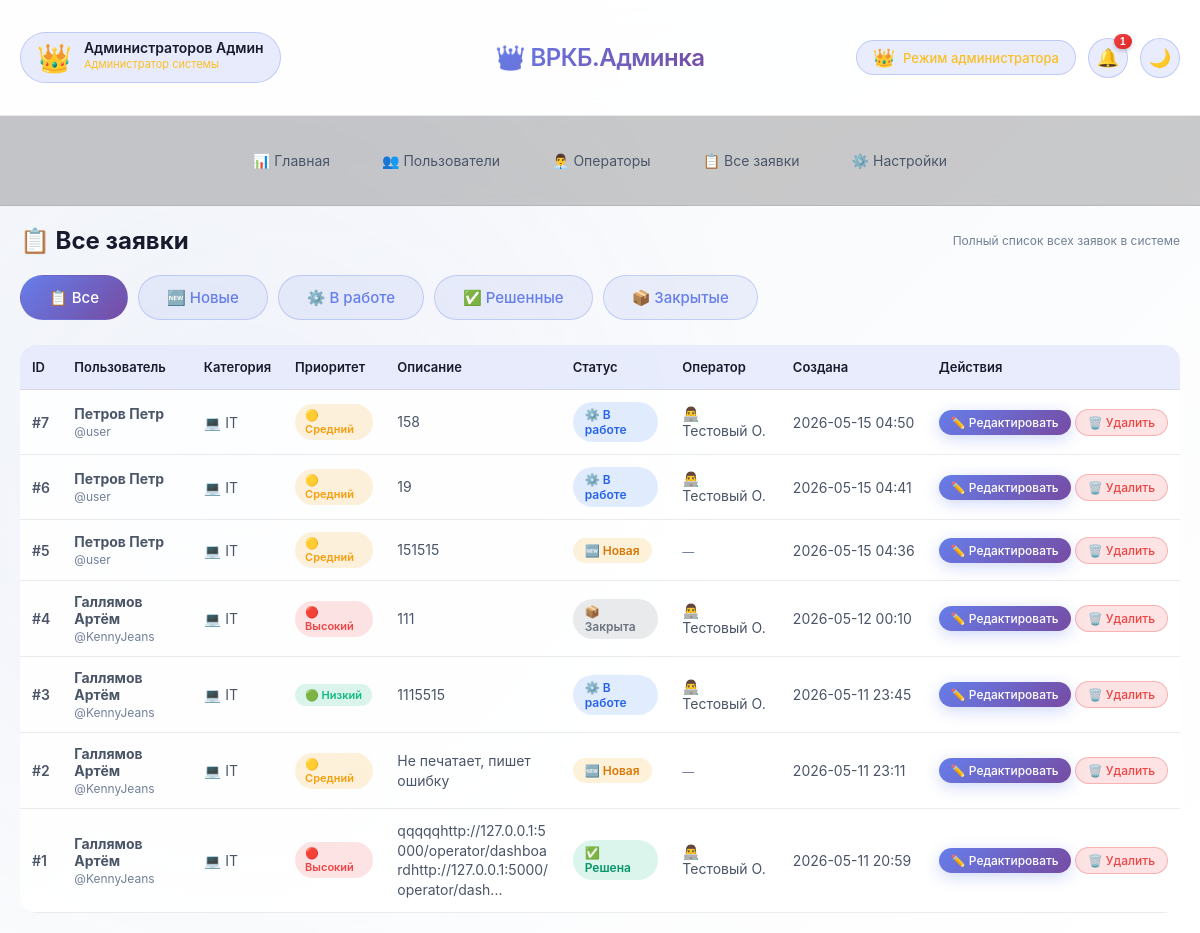
Page /admin/tickets (signed in) on the committed database.
### tables this page shows
CREATE TABLE tickets (
        id INTEGER PRIMARY KEY AUTOINCREMENT,
        user_id INTEGER NOT NULL,
        subject TEXT,
        description TEXT NOT NULL,
        status TEXT DEFAULT 'new',
        priority TEXT DEFAULT 'medium',
        operator_answer TEXT,
        created_at TEXT NOT NULL,
        updated_at TEXT,
        completed_at TEXT,
        assigned_to INTEGER,
        category TEXT,
        problem_type TEXT,
        location TEXT,
        office TEXT,
        assistant_id TEXT,
        printer_manufacturer TEXT,
        printer_model TEXT,
        printer_problem TEXT,
        FOREIGN KEY (user_id) REFERENCES users (id),
        FOREIGN KEY (assigned_to) REFERENCES operators (id)
    );

CREATE TABLE users (
        id INTEGER PRIMARY KEY AUTOINCREMENT,
        username TEXT UNIQUE NOT NULL,
        email TEXT UNIQUE NOT NULL,
        password TEXT NOT NULL,
        last_name TEXT,
        first_name TEXT,
        middle_name TEXT,
        post TEXT,
        phone TEXT,
        created_at TEXT NOT NULL,
        is_admin INTEGER DEFAULT 0
    , department TEXT);

CREATE TABLE operators (
        id INTEGER PRIMARY KEY AUTOINCREMENT,
        username TEXT NOT NULL UNIQUE,
        password TEXT NOT NULL,
        last_name TEXT,
        first_name TEXT,
        middle_name TEXT,
        post TEXT,
        phone TEXT
    );

### app.py (the view)
    def decorated_function(*args, **kwargs):
        if not session.get('admin_logged_in'):
            flash('Доступ только для администраторов', 'danger')
            return redirect(url_for('admin_login'))
        return f(*args, **kwargs)

### app.py (called while the page is built, shortened)
def get_db_connection():
    conn = sqlite3.connect('databases/database_helpdesk.db', timeout=20)
    conn.row_factory = sqlite3.Row
    conn.execute('PRAGMA journal_mode=WAL')
    conn.execute('PRAGMA synchronous=NORMAL')
    return conn

def admin_required(f):
    def decorated_function(*args, **kwargs):
        if not session.get('admin_logged_in'):
            flash('Доступ только для администраторов', 'danger')
            return redirect(url_for('admin_login'))
        return f(*args, **kwargs)
    decorated_function.__name__ = f.__name__
    return decorated_function

@app.route('/admin/tickets')
@admin_required
def admin_tickets():
    status_filter = request.args.get('status', 'all')
    conn = get_db_connection()
    if status_filter == 'all':
        tickets = conn.execute('''
            SELECT t.*, u.last_name, u.first_name, u.username, u.email, u.post, u.phone,
                   o.last_name as op_last_name, o.first_name as op_first_name
            FROM tickets t
            JOIN users u ON t.user_id = u.id
            LEFT JOIN operators o ON t.assigned_to = o.id
            ORDER BY t.id DESC
        ''').fetchall()
    conn.close()
    return render_template('admins/admin_tickets.html', tickets=tickets)

@app.context_processor
def inject_user():
    user_info = {}
    return {'user': user_info}

### templates/admins/admin_tickets.html (shortened to what this page needs)
{% extends "admins/base_admin.html" %}
{% block content %}
<div style="display: flex; justify-content: space-between; align-items: center; margin-bottom: 20px; flex-wrap: wrap; gap: 10px;">
    <h2>📋 Все заявки</h2>
    <p class="text-muted" style="margin: 0;">Полный список всех заявок в системе</p>
</div>
<div class="filter-buttons" style="margin-bottom: 25px; display: flex; gap: 10px; flex-wrap: wrap;">
    <a href="?status=all" class="btn btn-outline {% if request.args.get('status', 'all') == 'all' %}active{% endif %}">📋 Все</a>
    <a href="?status=new" class="btn btn-outline {% if request.args.get('status') == 'new' %}active{% endif %}">🆕 Новые</a>
    <a href="?status=in_progress" class="btn btn-outline {% if request.args.get('status') == 'in_progress' %}active{% endif %}">⚙️ В работе</a>
    <a href="?status=resolved" class="btn btn-outline {% if request.args.get('status') == 'resolved' %}active{% endif %}">✅ Решенные</a>
    <a href="?status=closed" class="btn btn-outline {% if request.args.get('status') == 'closed' %}active{% endif %}">📦 Закрытые</a>
</div>
<div class="table-responsive">
    <table class="admin-table tickets-table">
        <thead>
        <tr>
            <th>ID</th>
            <th>Пользователь</th>
            <th>Категория</th>
            <th>Приоритет</th>
            <th>Описание</th>
            <th>Статус</th>
            <th>Оператор</th>
            <th>Создана</th>
            <th>Действия</th>
        </tr>
        </thead>
        <tbody>
        {% for ticket in tickets %}
        <tr class="ticket-row">
            <td data-label="ID" class="ticket-id">#{{ ticket.id }}</td>
            <td data-label="Пользователь">
                <strong>{{ ticket.last_name }} {{ ticket.first_name }}</strong>
                <br><small class="text-muted">@{{ ticket.username }}</small>
            </td>
            <td data-label="Категория">
                {% if ticket.category == 'IT' %}💻 IT
                {% elif ticket.category == 'MED' %}🏥 Медицина
                {% else %}{{ ticket.category }}{% endif %}
            </td>
            <td data-label="Приоритет">
                <span class="priority-badge priority-{{ ticket.priority }}">
                    {% if ticket.priority == 'high' %}🔴 Высокий
                    {% elif ticket.priority == 'medium' %}🟡 Средний
                    {% else %}🟢 Низкий{% endif %}
                </span>
            </td>
            <td data-label="Описание" class="ticket-description">
                {{ ticket.description[:80] }}{% if ticket.description|length > 80 %}...{% endif %}
            </td>
            <td data-label="Статус">
                <span class="status-badge status-{{ ticket.status }}">
                    {% if ticket.status == 'new' %}🆕 Новая
                    {% elif ticket.status == 'in_progress' %}⚙️ В работе
                    {% elif ticket.status == 'resolved' %}✅ Решена
                    {% else %}📦 Закрыта{% endif %}
                </span>
            </td>
            <td data-label="Оператор">
                {% if ticket.op_last_name %}
                👨‍💻 {{ ticket.op_last_name }} {{ ticket.op_first_name|first if ticket.op_first_name else '' }}.
                {% else %}
                <span class="text-muted">—</span>
                {% endif %}
            </td>
            <td data-label="Создана" class="ticket-date">
                {{ ticket.created_at[:16] }}
            </td>
            <td data-label="Действия" class="actions-cell">
                <a href="{{ url_for('admin_ticket_edit', ticket_id=ticket.id) }}" class="btn btn-sm btn-primary">✏️ Редактировать</a>
                <a href="{{ url_for('admin_ticket_delete', ticket_id=ticket.id) }}" class="btn btn-sm btn-danger" onclick="return confirm('Удалить заявку #{{ ticket.id }}?')">🗑️ Удалить</a>
            </td>
        </tr>
        {% endfor %}
        </tbody>
    </table>
</div>
{% endblock %}

### static/style.css (style rules this page uses)
:root { --bg-gradient-start: #f5f7fa; --bg-gradient-end: #ffffff; --glass-bg: rgba(255, 255, 255, 0.85); --glass-bg-dark: rgba(0, 0, 0, 0.75); --glass-border: rgba(0, 0, 0, 0.08); --glass-shadow: 0 8px 32px 0 rgba(0, 0, 0, 0.08); --shadow-sm: 0 2px 8px rgba(0, 0, 0, 0.04); --shadow-md: 0 4px 20px rgba(0, 0, 0, 0.06); --shadow-lg: 0 12px 32px rgba(0, 0, 0, 0.1); --shadow-glow: 0 0 20px rgba(102, 126, 234, 0.15); --text-primary: #1a1a2e; --text-secondary: #4a5568; --text-muted: #718096; --blur-amount: 12px; --border-radius: 24px; --accent-color: #667eea; --accent-hover: #5a67d8; }
* { margin: 0; padding: 0; box-sizing: border-box; }
body { font-family: -apple-system, 'Segoe UI', 'SF Pro Text', 'Helvetica Neue', sans-serif; background: linear-gradient(135deg, var(--bg-gradient-start), var(--bg-gradient-end)); min-height: 100vh; color: var(--text-primary); transition: all 0.3s ease; position: relative; }
body::before { content: ''; position: fixed; top: 0; left: 0; width: 100%; height: 100%; background: radial-gradient(circle at 20% 50%, rgba(102,126,234,0.05) 0%, transparent 50%); pointer-events: none; z-index: 0; }
.btn { padding: 12px 28px; border: none; border-radius: 40px; font-size: 15px; font-weight: 500; cursor: pointer; transition: all 0.3s cubic-bezier(0.4, 0, 0.2, 1); display: inline-block; text-decoration: none; text-align: center; }
.btn-primary { background: linear-gradient(135deg, var(--accent-color), #764ba2); color: white; box-shadow: 0 4px 15px rgba(102, 126, 234, 0.3); }
.btn-outline { background: rgba(102, 126, 234, 0.1); border: 1px solid rgba(102, 126, 234, 0.3); color: var(--accent-color); }
.btn-danger { background: rgba(220, 38, 38, 0.85); color: white; }
.btn-sm { padding: 6px 16px; font-size: 13px; }
.table-responsive { overflow-x: auto; border-radius: 16px; }
.tickets-table { width: 100%; border-collapse: collapse; }
.tickets-table th, .tickets-table td { padding: 14px; text-align: left; border-bottom: 1px solid var(--glass-border); }
.tickets-table th { font-weight: 600; color: var(--text-secondary); }
.tickets-table tr { transition: all 0.2s ease; }
.status-badge { padding: 5px 12px; border-radius: 30px; font-size: 12px; font-weight: 600; display: inline-block; }
.status-new { background: rgba(245, 158, 11, 0.15); color: #d97706; }
.status-in_progress { background: rgba(59, 130, 246, 0.15); color: #2563eb; }
.status-resolved { background: rgba(16, 185, 129, 0.15); color: #059669; }
.status-closed { background: rgba(107, 114, 128, 0.15); color: #6b7280; }
.priority-high { color: #ef4444; font-weight: 600; }
.priority-medium { color: #f59e0b; }
.priority-low { color: #10b981; }
.text-muted { color: var(--text-muted); font-size: 12px; }

### templates/admins/admin_tickets.html (style rules this page uses)
.active { background: linear-gradient(135deg, var(--accent-color), #764ba2); color: white; border-color: transparent; }
.priority-badge { padding: 4px 10px; border-radius: 20px; font-size: 11px; font-weight: 600; display: inline-block; }
.priority-high { background: rgba(239, 68, 68, 0.15); color: #ef4444; }
.priority-medium { background: rgba(245, 158, 11, 0.15); color: #f59e0b; }
.priority-low { background: rgba(16, 185, 129, 0.15); color: #10b981; }
.admin-table { width: 100%; border-collapse: collapse; background: var(--glass-bg); border-radius: 16px; overflow: hidden; }
.admin-table thead tr { background: rgba(102, 126, 234, 0.15); }
.admin-table th { padding: 14px 12px; text-align: left; font-weight: 600; font-size: 13px; color: var(--text-primary); border-bottom: 1px solid var(--glass-border); }
.admin-table td { padding: 12px; text-align: left; border-bottom: 1px solid var(--glass-border); color: var(--text-secondary); font-size: 14px; }
.ticket-row { transition: all 0.2s ease; }
.ticket-id { font-weight: 600; color: var(--accent-color); }
.ticket-description { max-width: 250px; word-break: break-word; line-height: 1.4; }
.ticket-date { font-size: 12px; color: var(--text-muted); white-space: nowrap; }
.actions-cell { white-space: nowrap; }
.btn-sm { padding: 5px 12px; font-size: 12px; border-radius: 20px; text-decoration: none; display: inline-block; transition: all 0.2s ease; }
.btn-danger { background: rgba(239, 68, 68, 0.15); color: #ef4444; border: 1px solid rgba(239, 68, 68, 0.3); }

### rows in the picture
tickets: id "7", last_name "Петров", first_name "Петр", username "user", category "💻 IT", priority "🟡 Средний", description "158", status "⚙️ В работе", op_last_name "Тестовый", op_first_name|first "О", created_at "2026-05-15 04:50"
tickets: id "6", last_name "Петров", first_name "Петр", username "user", category "💻 IT", priority "🟡 Средний", description "19", status "⚙️ В работе", op_last_name "Тестовый", op_first_name|first "О", created_at "2026-05-15 04:41"
tickets: id "5", last_name "Петров", first_name "Петр", username "user", category "💻 IT", priority "🟡 Средний", description "151515", status "🆕 Новая", created_at "2026-05-15 04:36"
tickets: id "4", last_name "Галлямов", first_name "Артём", username "KennyJeans", category "💻 IT", priority "🔴 Высокий", description "111", status "📦 Закрыта", op_last_name "Тестовый", op_first_name|first "О", created_at "2026-05-12 00:10"
tickets: id "3", last_name "Галлямов", first_name "Артём", username "KennyJeans", category "💻 IT", priority "🟢 Низкий", description "1115515", status "⚙️ В работе", op_last_name "Тестовый", op_first_name|first "О", created_at "2026-05-11 23:45"
tickets: id "2", last_name "Галлямов", first_name "Артём", username "KennyJeans", category "💻 IT", priority "🟡 Средний", description "Не печатает, пишет ошибку", status "🆕 Новая", created_at "2026-05-11 23:11"
tickets: id "1", last_name "Галлямов", first_name "Артём", username "KennyJeans", category "💻 IT", priority "🔴 Высокий", description "qqqqqhttp://127.0.0.1:5000/operator/dashboardhttp://127.0.0.1:5000/operator/dash", status "✅ Решена", op_last_name "Тестовый", op_first_name|first "О", created_at "2026-05-11 20:59"

### other values in the picture
{{ session.admin_full_name or session.admin_username or 'Администратор' }} "Администраторов Админ"
